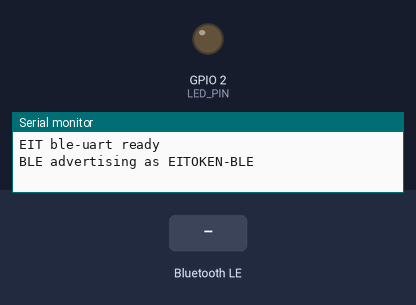
Simulated run of this sketch. Board: ESP32-S3. On the bench: output pins drawn as LEDs (lit = HIGH), the last lines printed to the serial monitor. The inputs (shaded band) are chosen by the test bench. Nothing arrives over Bluetooth unless stated; a phone connects over Bluetooth LE 3 s after start.

Above: at 1.2 s.
1.3 s: Bluetooth LE write "on" received
At 2.4 s:
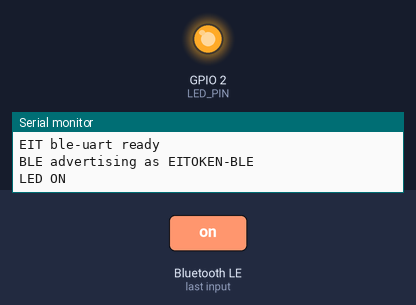
2.8 s: Bluetooth LE write "off" received
At 3.5 s:
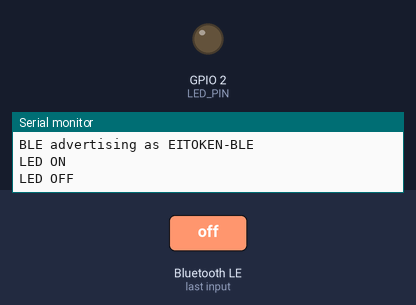
Timing chart, 0 to 5.8 s (numbered marks = the images above; inputs shaded):
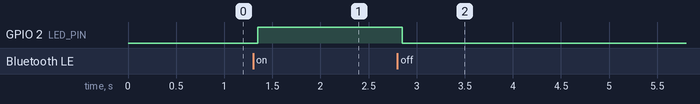

The sketch:

sketch.ino
```cpp
// EI TOKEN 案例 · 蓝牙串口遥控
// 手机蓝牙调试 App 发 on / off，控制板子上的灯
// 适用：ESP32 DevKit / ESP32-S3 DevKitC

const int LED_PIN = 2;

#include <BLEDevice.h>
#include <BLEServer.h>
#include <BLEUtils.h>
#include <BLE2902.h>

#define SVC_UUID "6E400001-B5A3-F393-E0A9-E50E24DCCA9E"   // Nordic UART 服务
#define RX_UUID  "6E400002-B5A3-F393-E0A9-E50E24DCCA9E"
#define TX_UUID  "6E400003-B5A3-F393-E0A9-E50E24DCCA9E"

BLECharacteristic* txChar;

class RxHandler : public BLECharacteristicCallbacks {
  void onWrite(BLECharacteristic* c) override {
    String cmd = String(c->getValue().c_str());
    cmd.trim();
    if (cmd == "on")  { digitalWrite(LED_PIN, HIGH); txChar->setValue("LED ON");  txChar->notify(); Serial.println("LED ON"); }
    if (cmd == "off") { digitalWrite(LED_PIN, LOW);  txChar->setValue("LED OFF"); txChar->notify(); Serial.println("LED OFF"); }
  }
};

void setup() {
  Serial.begin(115200);
  pinMode(LED_PIN, OUTPUT);
  BLEDevice::init("EITOKEN-BLE");
  BLEServer* server = BLEDevice::createServer();
  BLEService* svc = server->createService(SVC_UUID);
  txChar = svc->createCharacteristic(TX_UUID, BLECharacteristic::PROPERTY_NOTIFY);
  txChar->addDescriptor(new BLE2902());
  BLECharacteristic* rx = svc->createCharacteristic(RX_UUID, BLECharacteristic::PROPERTY_WRITE);
  rx->setCallbacks(new RxHandler());
  svc->start();
  BLEDevice::getAdvertising()->addServiceUUID(SVC_UUID);
  BLEDevice::startAdvertising();
  Serial.println("EIT ble-uart ready");
  Serial.println("BLE advertising as EITOKEN-BLE");
}

void loop() {
  delay(1000);
}
```

Measured:
- after the input at 1.3 s, GPIO 2 (LED_PIN): LOW → HIGH after 0.05 s
- after the input at 2.8 s, GPIO 2 (LED_PIN): HIGH → LOW after 0.05 s
